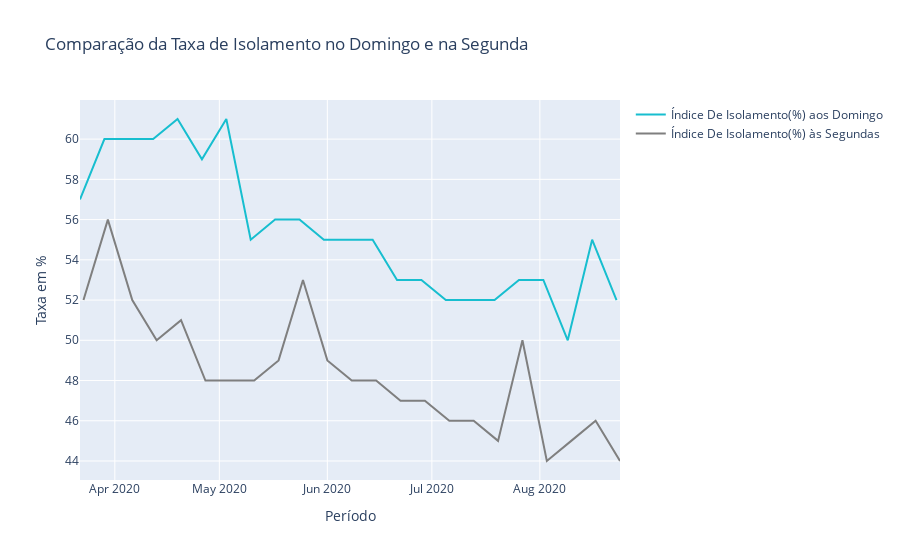

The notebook cell this image was saved under:
### Code cell
# Criando Layout:
configuracoes_layout = go.Layout(title='Comparação da Taxa de Isolamento no Domingo e na Segunda',
                                 yaxis={'title':'Taxa em %'},
                                 xaxis={'title': 'Período'})

iso_domingo = go.Scatter(x=iso_dom['Data'], 
                y=iso_dom['Média de Índice De Isolamento(%)'],                    
                        name = 'Índice De Isolamento(%) aos Domingo',
                        line = dict(color = '#17BECF'))

iso_segunda = go.Scatter(x=iso_seg['Data'], 
                        y=iso_seg['Média de Índice De Isolamento(%)'],                    
                        name = 'Índice De Isolamento(%) às Segundas',
                        line = dict(color = '#7F7F7F'))

data = [iso_domingo, iso_segunda ]

# Objeto figura:
fig = go.Figure(data=data, layout=configuracoes_layout)

# plotando o grafico:
py.iplot(fig)

### Figure 1 — Plotly figure (JSON) as saved in the notebook; plotly's stock layout.template omitted (floating-point values rounded to 4 significant figures)
{"data": [{"line": {"color": "#17BECF"}, "name": "Índice De Isolamento(%) aos Domingo", "type": "scatter", "x": ["2020-08-23T00:00:00", "2020-08-16T00:00:00", "2020-08-09T00:00:00", "2020-08-02T00:00:00", "2020-07-26T00:00:00", "2020-07-19T00:00:00", "2020-07-12T00:00:00", "2020-07-05T00:00:00", "2020-06-28T00:00:00", "2020-06-21T00:00:00", "2020-06-14T00:00:00", "2020-06-07T00:00:00", "2020-05-31T00:00:00", "2020-05-24T00:00:00", "2020-05-17T00:00:00", "2020-05-10T00:00:00", "2020-05-03T00:00:00", "2020-04-26T00:00:00", "2020-04-19T00:00:00", "2020-04-12T00:00:00", "2020-04-05T00:00:00", "2020-03-29T00:00:00", "2020-03-22T00:00:00"], "y": [52, 55, 50, 53, 53, 52, 52, 52, 53, 53, 55, 55, 55, 56, 56, 55, 61, 59, 61, 60, 60, 60, 57]}, {"line": {"color": "#7F7F7F"}, "name": "Índice De Isolamento(%) às Segundas", "type": "scatter", "x": ["2020-08-24T00:00:00", "2020-08-17T00:00:00", "2020-08-10T00:00:00", "2020-08-03T00:00:00", "2020-07-27T00:00:00", "2020-07-20T00:00:00", "2020-07-13T00:00:00", "2020-07-06T00:00:00", "2020-06-29T00:00:00", "2020-06-22T00:00:00", "2020-06-15T00:00:00", "2020-06-08T00:00:00", "2020-06-01T00:00:00", "2020-05-25T00:00:00", "2020-05-18T00:00:00", "2020-05-11T00:00:00", "2020-05-04T00:00:00", "2020-04-27T00:00:00", "2020-04-20T00:00:00", "2020-04-13T00:00:00", "2020-04-06T00:00:00", "2020-03-30T00:00:00", "2020-03-23T00:00:00"], "y": [44, 46, 45, 44, 50, 45, 46, 46, 47, 47, 48, 48, 49, 53, 49, 48, 48, 48, 51, 50, 52, 56, 52]}], "layout": {"title": {"text": "Comparação da Taxa de Isolamento no Domingo e na Segunda"}, "xaxis": {"title": {"text": "Período"}}, "yaxis": {"title": {"text": "Taxa em %"}}}}
